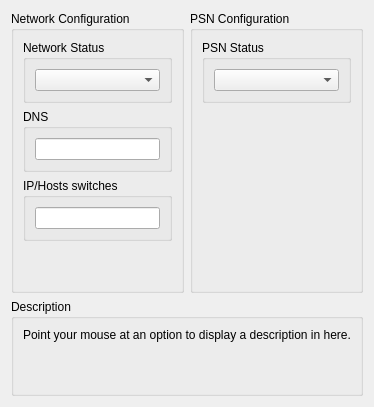
     <widget class="QWidget" name="networkTab">
      <attribute name="title">
       <string>Network</string>
      </attribute>
      <layout class="QVBoxLayout" name="networkTab_layout">
       <item>
        <layout class="QHBoxLayout" name="networkTabLayout" stretch="0,0">
         <item>
          <widget class="QGroupBox" name="gb_network_status">
           <property name="title">
            <string>Network Configuration</string>
           </property>
           <layout class="QVBoxLayout" name="gb_network_status_layout" stretch="0,0,0,0">
            <item>
             <widget class="QGroupBox" name="gb_netStatusBox">
              <property name="title">
               <string>Network Status</string>
              </property>
              <layout class="QVBoxLayout" name="gb_netStatusBox_layout">
               <item>
                <widget class="QComboBox" name="netStatusBox"/>
               </item>
              </layout>
             </widget>
            </item>
            <item>
             <widget class="QGroupBox" name="gb_edit_dns">
              <property name="title">
               <string>DNS</string>
              </property>
              <layout class="QVBoxLayout" name="gb_edit_dns_layout">
               <item>
                <widget class="QLineEdit" name="edit_dns">
                 <property name="sizePolicy">
                  <sizepolicy hsizetype="Preferred" vsizetype="Fixed">
                   <horstretch>0</horstretch>
                   <verstretch>0</verstretch>
                  </sizepolicy>
                 </property>
                </widget>
               </item>
              </layout>
             </widget>
            </item>
            <item>
             <widget class="QGroupBox" name="gb_edit_swaps">
              <property name="title">
               <string>IP/Hosts switches</string>
              </property>
              <layout class="QVBoxLayout" name="gb_edit_swaps_layout">
               <item>
                <widget class="QLineEdit" name="edit_swaps">
                 <property name="sizePolicy">
                  <sizepolicy hsizetype="Preferred" vsizetype="Fixed">
                   <horstretch>0</horstretch>
                   <verstretch>0</verstretch>
                  </sizepolicy>
                 </property>
                </widget>
               </item>
              </layout>
             </widget>
            </item>
            <item>
             <spacer name="networkTabSpacerLeft">
              <property name="orientation">
               <enum>Qt::Vertical</enum>
              </property>
              <property name="sizeHint" stdset="0">
               <size>
                <width>20</width>
                <height>40</height>
               </size>
              </property>
             </spacer>
            </item>
           </layout>
          </widget>
         </item>
         <item>
          <widget class="QGroupBox" name="gb_psn_config">
           <property name="title">
            <string>PSN Configuration</string>
           </property>
           <layout class="QVBoxLayout" name="gb_psn_config_layout">
            <item>
             <widget class="QGroupBox" name="gb_psnStatusBox">
              <property name="title">
               <string>PSN Status</string>
              </property>
              <layout class="QVBoxLayout" name="gb_psnStatusBox_layout">
               <item>
                <widget class="QComboBox" name="psnStatusBox"/>
               </item>
              </layout>
             </widget>
            </item>
            <item>
             <spacer name="networkTabSpacerRight">
              <property name="orientation">
               <enum>Qt::Vertical</enum>
              </property>
              <property name="sizeHint" stdset="0">
               <size>
                <width>20</width>
                <height>40</height>
               </size>
              </property>
             </spacer>
            </item>
           </layout>
          </widget>
         </item>
        </layout>
       </item>
       <item>
        <spacer name="networkTabSpacer">
         <property name="orientation">
          <enum>Qt::Vertical</enum>
         </property>
         <property name="sizeType">
          <enum>QSizePolicy::MinimumExpanding</enum>
         </property>
         <property name="sizeHint" stdset="0">
          <size>
           <width>0</width>
           <height>0</height>
          </size>
         </property>
        </spacer>
       </item>
       <item>
        <widget class="QGroupBox" name="gb_description_network">
         <property name="title">
          <string>Description</string>
         </property>
         <layout class="QVBoxLayout" name="gb_description_network_layout">
          <item>
           <widget class="QLabel" name="description_network">
            <property name="text">
             <string>Point your mouse at an option to display a description in here.


</string>
            </property>
            <property name="textFormat">
             <enum>Qt::PlainText</enum>
            </property>
            <property name="alignment">
             <set>Qt::AlignLeading|Qt::AlignLeft|Qt::AlignTop</set>
            </property>
            <property name="wordWrap">
             <bool>true</bool>
            </property>
           </widget>
          </item>
         </layout>
        </widget>
       </item>
      </layout>
     </widget>
